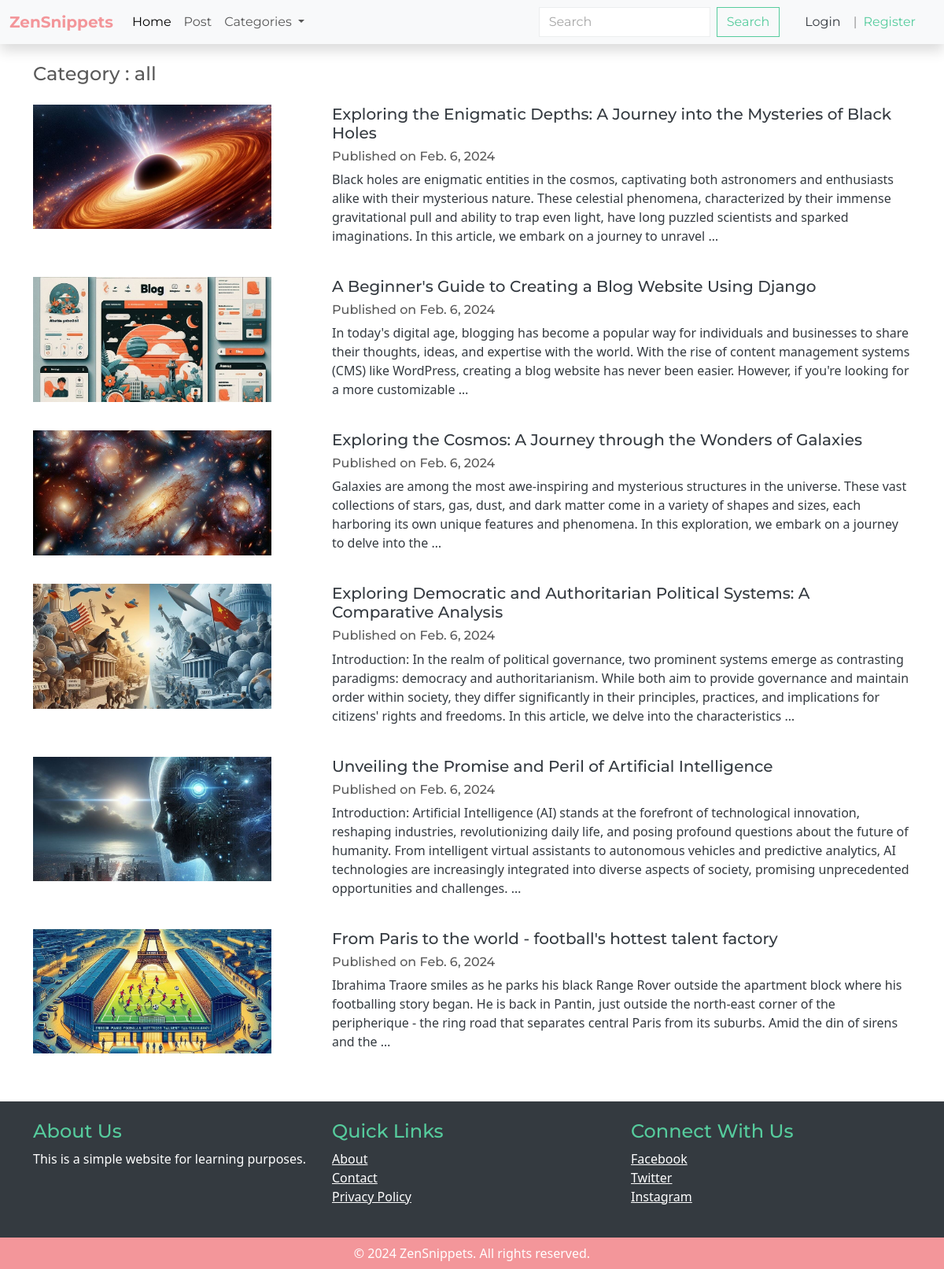
The page /article/category/0/ on the database its author committed.
### article/models.py (models this page shows, shortened)
class Article(models.Model):
    author = models.ForeignKey(User, on_delete=models.CASCADE,  default = 1)
    category = models.ForeignKey(Category, on_delete = models.CASCADE, default = 1 )
    title = models.CharField(max_length=100)
    content = models.TextField(max_length = 10000)
    img = models.ImageField(upload_to='article_images/', default= 'default_img.jpg')
    pub_date = models.DateField(auto_now= True)

### article/views.py (the view, shortened to what this page needs)
# urls.py: path('article/category/<int:pk>/', categorised_article, name='categorised_article'),
def categorised_article(request, pk):
    if pk == 0:
        articles = Article.objects.all()
        context = {
            'articles': articles,
            'category' : 'all'
            }
    return render(request, 'article/categorised_article.html', context)

### article/models.py (called while the page is built)
    def __str__(self):
        return self.name

### article/views.py (called while the page is built)
def categories(request):
    categories = Category.objects.all()
    return {
        'categories': categories,
    }

### article/templates/article/categorised_article.html
{% extends "base.html" %}
{% block content %}
<div class="container">
    {% if query %}
    <h4 class='my-4'> results for : {{query}} </h4>
    {% else %}
    <h4 class='my-4'>Category : {{category}}</h4>
    {% endif %}
    <div class="">
        {% for article in articles %}
            <a class="row text-decoration-none text-dark my-4" href="{% url "article:single_article" article.id %}">
                <div class="image col-4">
                    <img style="width:85%" src="{{article.img.url}}" alt="">
                </div>
                <div class="contents col-8">
                    <h5 class="text-dark">{{article.title}}</h5>
                    <h6 class="d-flex">
                        Published on {{ article.pub_date }}
                    </h6>
                    <p>{{article.content | truncatewords:50 }}</p>
                </div>
            </a>
        {% endfor %}
    </div>
</div>
{% endblock content %}

### rows shown on the page
Article: img (picture), title "Exploring the Enigmatic Depths: A Journey into the Mysteries of Black Holes", pub_date "Feb. 6, 2024", content "Black holes are enigmatic entities in the cosmos, captivating both astronomers and enthusiasts alike with their mysterious nature. These celestial phenomena, characterized by their immense gravitational pull and ability to trap even light, have long puzzled scientists and sparked imaginations. In this article, we embark on a journey to unravel …"
Article: img (picture), title "A Beginner's Guide to Creating a Blog Website Using Django", pub_date "Feb. 6, 2024", content "In today's digital age, blogging has become a popular way for individuals and businesses to share their thoughts, ideas, and expertise with the world. With the rise of content management systems (CMS) like WordPress, creating a blog website has never been easier. However, if you're looking for a more customizable …"
Article: img (picture), title "Exploring the Cosmos: A Journey through the Wonders of Galaxies", pub_date "Feb. 6, 2024", content "Galaxies are among the most awe-inspiring and mysterious structures in the universe. These vast collections of stars, gas, dust, and dark matter come in a variety of shapes and sizes, each harboring its own unique features and phenomena. In this exploration, we embark on a journey to delve into the …"
Article: img (picture), title "Exploring Democratic and Authoritarian Political Systems: A Comparative Analysis", pub_date "Feb. 6, 2024", content "Introduction: In the realm of political governance, two prominent systems emerge as contrasting paradigms: democracy and authoritarianism. While both aim to provide governance and maintain order within society, they differ significantly in their principles, practices, and implications for citizens' rights and freedoms. In this article, we delve into the characteristics …"
Article: img (picture), title "Unveiling the Promise and Peril of Artificial Intelligence", pub_date "Feb. 6, 2024", content "Introduction: Artificial Intelligence (AI) stands at the forefront of technological innovation, reshaping industries, revolutionizing daily life, and posing profound questions about the future of humanity. From intelligent virtual assistants to autonomous vehicles and predictive analytics, AI technologies are increasingly integrated into diverse aspects of society, promising unprecedented opportunities and challenges. …"
Article: img (picture), title "From Paris to the world - football's hottest talent factory", pub_date "Feb. 6, 2024", content "Ibrahima Traore smiles as he parks his black Range Rover outside the apartment block where his footballing story began. He is back in Pantin, just outside the north-east corner of the peripherique - the ring road that separates central Paris from its suburbs. Amid the din of sirens and the …"

### other values the page prints
{{ category }} "all"
